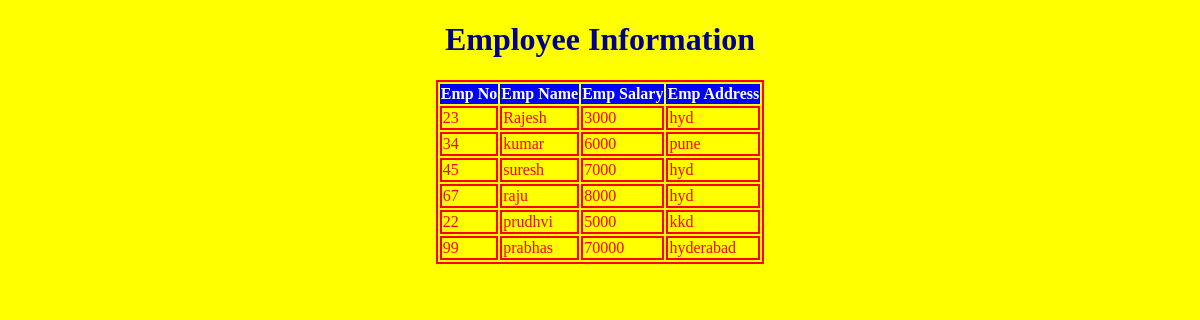
The app's page /empinfo/ with its own data.
### app1/models.py (models this page shows)
class Employee(models.Model):
    eno = models.IntegerField()
    ename = models.CharField(max_length=20)
    esal = models.IntegerField()
    eaddr = models.CharField(max_length=30)

### app1/views.py (the view)
# urls.py: path('empinfo/',views.empview),
def empview(request):
    emp_list=Employee.objects.all()
    my_dict={'emp_list':emp_list}
    return render(request,'app1/emp.html',context=my_dict)

### templates/app1/emp.html (shortened to what this page needs)
<!DOCTYPE html>
{%load static %}
<html lang="en">
<head>
    <link rel="stylesheet" href="{% static "css/demo1.css"%}">
</head>
<body>
   <h1>Employee Information</h1>
{% if emp_list %}
<table>
  <thead>
     <th>Emp No</th>
     <th>Emp Name</th>
     <th> Emp Salary</th>
     <th>Emp Address</th>
  </thead>
  {% for emp in emp_list %}
  <tr>
    <td>{{emp.eno}}</td>
    <td>{{emp.ename}}</td>
    <td>{{emp.esal}}</td>
    <td>{{emp.eaddr}}</td>
  </tr>
  {% endfor %}
  {%endif%}
</table>
</body>
</html>

### static/css/demo1.css (style rules this page uses)
body { background-color:yellow; }
h1 { color:darkblue; text-align:center; }
td,table { margin:auto; border:2px solid red; color:red; bakground:black; font-size:25; }
thead { background:blue; color:white; }

### records on screen
Employee: eno "23", ename "Rajesh", esal "3000", eaddr "hyd"
Employee: eno "34", ename "kumar", esal "6000", eaddr "pune"
Employee: eno "45", ename "suresh", esal "7000", eaddr "hyd"
Employee: eno "67", ename "raju", esal "8000", eaddr "hyd"
Employee: eno "22", ename "prudhvi", esal "5000", eaddr "kkd"
Employee: eno "99", ename "prabhas", esal "70000", eaddr "hyderabad"
